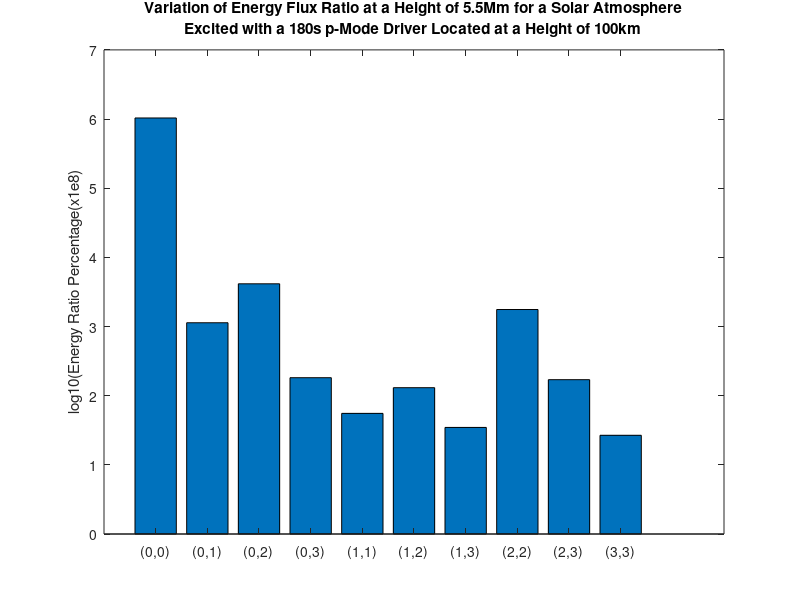

This figure's MATLAB source:
%Totall flux in corona, transition and chrmosphere


%first index is period column is mode
cefluxcoronaavg=zeros(6,4);
cefluxtranavg=zeros(6,4);
cefluxchromavg=zeros(6,4);

%20,42,90,117
cef0p5Mm=zeros(6,4);  %11
cef1Mm=zeros(6,4);  %20
cef2Mm=zeros(6,4);  %42
cef4Mm=zeros(6,4);  %90
cef5p5Mm=zeros(6,4); %117

%data for (1,1) (1,2) (1,3) (2,3) (2,2) (3,3)
cef0p5Mm180=zeros(6);  %11
cef1Mm180=zeros(6);  %20
cef2Mm180=zeros(6);  %42
cef4Mm180=zeros(6);  %90
cef5p5Mm180=zeros(6); %117

%data for (1,1) (1,2) (1,3) (2,3) (2,2) (3,3)
cef0p5Mm300=zeros(10);  %11
cef1Mm300=zeros(10);  %20
cef2Mm300=zeros(10);  %42
cef4Mm300=zeros(10);  %90
cef5p5Mm300=zeros(10); %117






%arrays storing flux values for (1,1) (2,2) (3,3) normal modes
% periods(471.4, 235.7, 157.1 )
%first index is period column is mode
cefluxcoronaavgnd=zeros(1,3);
cefluxtranavgnd=zeros(1,3);
cefluxchromavgnd=zeros(1,3);



periodvalues=zeros(6,4);
freqvalues=zeros(6,4);
mode=zeros(4);

mode=[0 1 2 3];

%period values for different modes
%periodvalues=zeros(5,4);
periodvalues(:,1)=[30;300; 180; 435.1;179.98;282.84];  %0,0 mode
periodvalues(:,2)=[30;300;180;307.1;127.27;200.0];    %0,1 mode
periodvalues(:,3)=[30;300;180;205.1;84.84;133.33];   %0,2 mode
periodvalues(:,4)=[30;300;180;153.8;63.63;100.0];   %0,3 mode



freqvalues=2*pi./periodvalues;
freqvalues=freqvalues.*1000;
f1=freqvalues(:,1);
f2=freqvalues(:,2);
f3=freqvalues(:,3);
f4=freqvalues(:,4);


ceflab=['(0,0)','(0,1)','(0,2)','(0,3)','(1,1)','(1,2)','(1,3)','(2,2)','(2,3)','(3,3)'];

cef0p5Mm300=[7.8627e+05;9.4665e+05;1.4013e+06;1.8439e+06;41.0837;2.7834e+05;2.0186e+05;3.0588e+05;1.6184e+05;1.1933e+05];
cef1Mm300=[2.05e5;9.4785e4;8.1059e4;  6.6236e4;   9.3142;   7.0552e+04;   5.4331e+04;   8.0308e+04;   3.7678e+04;   2.4296e+04];
cef2Mm300=[ 6.4033e3;832.4453;695.0993;  717.814;   0.0651;   443.8297;   455.0662;   633.2247;   278.7788;   146.0121];
cef4Mm300=[1.7107e3;3.928;7.7937;  0.6015;   4.0808e-05;   0.2284;   0.0444;   0.4541;   0.0402;  0.0086];
cef5p5Mm300=[879.9814;1.2362;5.8724;  0.392;  4.4162e-06;  0.0802;   0.0182;   0.5322;   0.0335;   0.0059];

cef0p5Mm180=[4.7752e+06;1.7588e+06;2.0219e+06;2.3510e+06;42.8108;3.1375e+05;2.3044e+05;2.3873e+05;1.8346e+05;1.4053e+05];
cef1Mm180=[3.4511e6;2.7138e5;1.3882e5;  8.2435e4;   17.4344;   1.0452e+05;   6.8235e+04;   7.2901e+04;   5.0125e+04;   3.0982e+04];
cef2Mm180=[2.2871e5;1.0268e3;718.7246;  327.9077;   0.0479;   379.9578;   248.6611;   253.8807;   155.2162;  85.3845];
cef4Mm180=[9.4697e4;57.5391;122.6795;  7.3686;   1.9398e-04;   0.9641;   0.1123;   3.7825;   0.3934;   0.0277];
cef5p5Mm180=[4.9497e4;19.9496;83.8924;  4.2801;   2.3758e-05;   0.4096;   0.0801;   4.2069;   0.3127;   0.0376];



%periodvalues(:,1)=[30;300; 180; 435.1;179.98;282.84];

%(0,0) mode
cefluxcoronaavg(:,1)=[542.5186; 1.4353e5; 7.832e6 ;2.6811e4 ; 7.8956e6; 7.9381e4];
cefluxtranavg(:,1)=[5.0191e4; 3.7837e7;1.6758e9  ;2.1546e7 ; 9.0611e7;  1.1122e7];
cefluxchromavg(:,1)=[2.9484e5; -1.0457e7;5.9853e7  ;-8.7572e6 ; 1.2814e7; -4.8432e6];

%20,42,90,117
cef0p5Mm(:,1)=[6.4581e+04 ;7.8627e+05 ;4.7752e+06  ;5.1295e+04 ; 3.8047e+06; 5.2858e+05 ];
cef1Mm(:,1)=[860.1025 ;2.05e5 ;3.4511e6  ;9.9591e4 ; 6.2586e6; 1.0498e5 ];
cef2Mm(:,1)=[11.1565 ; 6.4033e3; 2.2871e5  ;2.2365e3 ; 1.7128e4; 2.118e3 ];
cef4Mm(:,1)=[6.8201 ; 1.7107e3; 9.4697e4  ;304.8928 ; 9.8941e3; 975.1936 ];
cef5p5Mm(:,1)=[3.5777; 879.9814;4.9497e4  ; 161.4294; 5.1971e3; 517.0635 ];







%(0,1) mode
cefluxcoronaavg(:,2)=[14.5618 ;1.5449e3 ;8.4186e3 ;1.5714e3 ;1.2199e4 ;6.0716e3 ];
cefluxtranavg(:,2)=[ 3.7958e3 ;6.1873e6 ;5.3804e6 ;9.2829e6 ; 4.3103e6; 4.1602e6];
cefluxchromavg(:,2)=[ 1.2457e5  ;1.1965e5 ;5.7499e6 ;-1.839e5 ;5.5082e6 ;4.0662e6 ];

%30;300;180;307.1;127.27;200.0
%300;180;425.9;307.1;127.27;200.0
%20,42,90,117
cef0p5Mm(:,2)=[7.8386e+04 ;9.4665e+05 ;1.7588e+06  ;9.0487e+05 ; 1.8407e+06; 1.7679e+06 ];
cef1Mm(:,2)=[ 512.2253 ;9.4785e4 ;2.7138e5 ;8.8814e4 ; 1.5255e5; 1.9914e5 ];
cef2Mm(:,2)=[1.3725  ;832.4453 ;1.0268e3 ;920.2316 ;794.994 ; 781.058];
cef4Mm(:,2)=[ 0.0986 ;3.928 ;57.5391 ;3.7417 ; 94.5877;35.6865 ];
cef5p5Mm(:,2)=[ 0.0367 ;1.2362 ;19.9496 ;1.2107 ;37.5449 ; 11.1488];






%(0,2) mode
cefluxcoronaavg(:,3)=[ 6.215 ;1.3243e3 ;9.9477e3 ;4.9909e3 ;1.2757e3 ;1.1309e4 ];
cefluxtranavg(:,3)=[ 2.8547e3 ;7.0522e6 ;3.774e6 ;2.4807e6 ;3.0096e5 ;2.0328e6 ];
cefluxchromavg(:,3)=[ 5.8686e4 ;1.6222e6;3.302e6 ;2.5583e6  ;1.2301e6 ;2.7962e6 ];

% 30;300;180;205.1;84.84;133.33
%300;180;301.25;205.1;84.84;133.33
%20,42,90,117
cef0p5Mm(:,3)=[6.8350e+04;1.4013e+06;2.0219e+06;3.5328e+05;9.5509e+05;1.7948e+06 ];
cef1Mm(:,3)=[166.2611  ;8.1059e4 ;1.3882e5 ;1.1077e5 ;1.9653e4 ; 8.9183e4 ];
cef2Mm(:,3)=[0.4932  ;695.0993 ;718.7246 ;532.5383 ; 56.2573; 354.1246 ];
cef4Mm(:,3)=[0.0728  ;7.7937 ;122.6795 ;58.3634 ; 15.7784; 143.2859 ];
cef5p5Mm(:,3)=[ 0.052 ;5.8724 ;83.8924 ;39.8216 ; 11.3557; 100.9888 ];





%(0,3) mode
cefluxcoronaavg(:,4)=[ 520.6026;590.5835  ;839.2984 ;867.6703 ;37.4092 ;370.3021 ];
cefluxtranavg(:,4)=[2.12e3;3.8737e6   ;1.7327e6 ;9.03e5 ;2.7312e4 ; 1.9133e5];
cefluxchromavg(:,4)=[ 1.327e7;1.7685e6  ;2.2274e6 ;1.9359e6 ;3.4941e5 ; 1.0820e6];

%30;300;180;153.8;63.63;100.0
%300;180;231.0;153.8;63.63;100.0
%20,42,90,117
cef0p5Mm(:,4)=[1.0586e+04;1.8439e+06  ;2.3510e+06 ;2.0490e+06 ;5.1747e+05 ; 1.3086e+06 ];
cef1Mm(:,4)=[ 106.6359;6.6236e4  ;8.2435e4 ;6.4222e4 ;2.6508e3 ; 1.9760e4 ];
cef2Mm(:,4)=[ 0.4524;717.814  ;327.9077 ;226.2774 ;5.1224 ;  40.1447];
cef4Mm(:,4)=[ 0.0067;0.6015  ;7.3686 ;7.8008 ; 0.3633; 3.7331];
cef5p5Mm(:,4)=[ 0.004;0.392  ;4.2801 ;4.3098 ; 0.2102;  2.1863];











f1=freqvalues(:,1);
f2=freqvalues(:,2);
f3=freqvalues(:,3);
f4=freqvalues(:,4);

cefc1=cef5p5Mm(:,1);
cefc2=cef5p5Mm(:,2);
cefc3=cef5p5Mm(:,3);
cefc4=cef5p5Mm(:,4);

% a(1)=0.4733;
% b(1)=0.3517;
% c(1)=-5.105e5;
% d(1)=-1.936;
% e(1)=7513;
% f(1)=3.842e5;
% 
% delta=(200-15)/20;
% f1fit1=15:delta:200;
% fitval1=a(1).*exp(-b(1).*(f1fit1.^2))+c(1).*(f1fit1.^(-0.1))+d(1).*f1fit1.^2+f(1);
% 
% 
% a(4)=0.4505;
% b(4)=0.08382;
% c(4)=-1.534;
% d(4)=-6.894e-5;
% e(4)=7513;
% f(4)=3.621;
% 
% f1fit4=15:delta:200;
% fitval4=a(4).*exp(-b(4).*(f1fit4.^2))+c(4).*(f1fit4.^(-0.1))+d(4).*f1fit4.^2+f(4);


erat00_1Mm=cef1Mm(:,1)./cef0p5Mm(:,1);
erat01_1Mm=cef1Mm(:,2)./cef0p5Mm(:,2);
erat02_1Mm=cef1Mm(:,3)./cef0p5Mm(:,3);
erat03_1Mm=cef1Mm(:,4)./cef0p5Mm(:,4);


erat00_2Mm=cef2Mm(:,1)./cef0p5Mm(:,1);
erat01_2Mm=cef2Mm(:,2)./cef0p5Mm(:,2);
erat02_2Mm=cef2Mm(:,3)./cef0p5Mm(:,3);
erat03_2Mm=cef2Mm(:,4)./cef0p5Mm(:,4);

erat00_4Mm=cef4Mm(:,1)./cef0p5Mm(:,1);
erat01_4Mm=cef4Mm(:,2)./cef0p5Mm(:,2);
erat02_4Mm=cef4Mm(:,3)./cef0p5Mm(:,3);
erat03_4Mm=cef4Mm(:,4)./cef0p5Mm(:,4);

erat00_5p5Mm=cef5p5Mm(:,1)./cef0p5Mm(:,1);
erat01_5p5Mm=cef5p5Mm(:,2)./cef0p5Mm(:,2);
erat02_5p5Mm=cef5p5Mm(:,3)./cef0p5Mm(:,3);
erat03_5p5Mm=cef5p5Mm(:,4)./cef0p5Mm(:,4);


erat180_1Mm=cef1Mm180./cef0p5Mm180;
erat300_1Mm=cef1Mm300./cef0p5Mm300;


erat180_2Mm=cef2Mm180./cef0p5Mm180;
erat300_2Mm=cef2Mm300./cef0p5Mm300;


erat180_4Mm=cef4Mm180./cef0p5Mm180;
erat300_4Mm=cef4Mm300./cef0p5Mm300;


erat180_5p5Mm=cef5p5Mm180./cef0p5Mm180;
erat300_5p5Mm=cef5p5Mm300./cef0p5Mm300;

%plot(periodvalues(1:7,1),ef5p5Mm(1:7,1),'o',periodvalues(1:7,2),ef5p5Mm(1:7,2),'+',periodvalues(1:7,3),ef5p5Mm(1:7,3),'x',periodvalues(1:7,4),ef5p5Mm(1:7,4),'s');
%semilogy(periodvalues(1:6,1),ef5p5Mm(1:6,1),'o',periodvalues(1:6,2),ef5p5Mm(1:6,2),'+',periodvalues(1:6,3),ef5p5Mm(1:6,3),'x',periodvalues(1:6,4),ef5p5Mm(1:6,4),'s');
%semilogy(periodvalues(1:6,1),(efluxcoronaavg(1:6,1)+0.01),'o',periodvalues(1:6,2),(efluxcoronaavg(1:6,2)+0.01),'+',periodvalues(1:6,3),(efluxcoronaavg(1:6,3)+0.01),'x',periodvalues(1:6,4),(efluxcoronaavg(1:6,4)+0.01),'s');

%semilogy(freqvalues(1:6,1),ef5p5Mm(1:6,1),'o',freqvalues(1:6,2),ef5p5Mm(1:6,2),'+',freqvalues(1:6,3),ef5p5Mm(1:6,3),'x',freqvalues(1:6,4),ef5p5Mm(1:6,4),'s');
%loglog(freqvalues(1:6,1),ef5p5Mm(1:6,1),'o',freqvalues(1:6,2),ef5p5Mm(1:6,2),'+',freqvalues(1:6,3),ef5p5Mm(1:6,3),'x',freqvalues(1:6,4),ef5p5Mm(1:6,4),'s');
%plot(log10(freqvalues(1:6,1)),log10(cef5p5Mm(1:6,1)),'o',log10(freqvalues(1:6,2)),log10(cef5p5Mm(1:6,2)),'+',log10(freqvalues(1:6,3)),log10(cef5p5Mm(1:6,3)),'x',log10(freqvalues(1:6,4)),log10(cef5p5Mm(1:6,4)),'s');
% plot((freqvalues(1:6,1)),log10(cef5p5Mm(1:6,1)),'o',(freqvalues(1:6,2)),log10(cef5p5Mm(1:6,2)),'+',(freqvalues(1:6,3)),log10(cef5p5Mm(1:6,3)),'x',(freqvalues(1:6,4)),log10(cef5p5Mm(1:6,4)),'s');
%plot((periodvalues(1:6,1)),log10(cef5p5Mm(1:6,1)),'o',(periodvalues(1:6,2)),log10(cef5p5Mm(1:6,2)),'+',(periodvalues(1:6,3)),log10(cef5p5Mm(1:6,3)),'x',(periodvalues(1:6,4)),log10(cef5p5Mm(1:6,4)),'s');
%plot((periodvalues(1:6,1)),log10(cef4Mm(1:6,1)),'o',(periodvalues(1:6,2)),log10(cef4Mm(1:6,2)),'+',(periodvalues(1:6,3)),log10(cef4Mm(1:6,3)),'x',(periodvalues(1:6,4)),log10(cef4Mm(1:6,4)),'s');
% plot((periodvalues(1:6,1)),log10(erat00_2Mm(1:6)),'o',(periodvalues(1:6,2)),log10(erat01_2Mm(1:6)),'+',(periodvalues(1:6,3)),log10(erat02_2Mm(1:6)),'x',(periodvalues(1:6,4)),log10(erat03_2Mm(1:6)),'s');
% 
% %plot((periodvalues(1:6,1)),(cef5p5Mm(1:6,1)./ef5p5Mm(1:6,1)),'o',(periodvalues(1:6,2)),(cef5p5Mm(1:6,2)./ef5p5Mm(1:6,2)),'+',(periodvalues(1:6,3)),(cef5p5Mm(1:6,3)./ef5p5Mm(1:6,3)),'x',(periodvalues(1:6,4)),(cef5p5Mm(1:6,4)./ef5p5Mm(1:6,4)),'s');
% %plot((periodvalues(1:6,1)),(cef4Mm(1:6,1)./ef4Mm(1:6,1)),'o',(periodvalues(1:6,2)),(cef4Mm(1:6,2)./ef4Mm(1:6,2)),'+',(periodvalues(1:6,3)),(cef4Mm(1:6,3)./ef4Mm(1:6,3)),'x',(periodvalues(1:6,4)),(cef4Mm(1:6,4)./ef4Mm(1:6,4)),'s');
% %plot((periodvalues(1:6,1)),(cef2Mm(1:6,1)./ef2Mm(1:6,1)),'o',(periodvalues(1:6,2)),(cef2Mm(1:6,2)./ef2Mm(1:6,2)),'+',(periodvalues(1:6,3)),(cef2Mm(1:6,3)./ef2Mm(1:6,3)),'x',(periodvalues(1:6,4)),(cef2Mm(1:6,4)./ef2Mm(1:6,4)),'s');
% 
% 
% 
% 
% %bar(log10(1000000*cef4Mm300))
% %set(gca,'XTickLabel',{'(0,0)','(0,1)','(0,2)','(0,3)','(1,1)','(1,2)','(1,3)','(2,2)','(2,3)','(3,3)'})
%   %title('Vertical Velocity for Solar Atmosphere at 2.3Mm with a Sinusoidal (2,3) Mode Driver of Period 180.0s, Applied at a Height of 100km');
%   %title({'Variation of Energy Flux at a Height of 4Mm for a Solar Atmosphere';'Excited with a 300s p-Mode Driver Located at a Height of 100km'});
%   title({'Variation of Energy Flux Ratio at a Height of 5.5Mm for a Solar Atmosphere';'Excited with a p-Mode Driver Located at a Height of 100km'});
%   %xlabel('log10(1000000xEnergy Flux)');
%   xlabel('Driver period (s)');
%   ylabel('log10(Energy Ratio Percentage)');
% hold on;
% plot(log10(f1fit1),log10(fitval1));
% 
% plot(log10(f1fit4),log10(fitval4));



bar(log10(1e8*erat180_5p5Mm))
set(gca,'XTickLabel',{'(0,0)','(0,1)','(0,2)','(0,3)','(1,1)','(1,2)','(1,3)','(2,2)','(2,3)','(3,3)'})
  %title('Vertical Velocity for Solar Atmosphere at 2.3Mm with a Sinusoidal (2,3) Mode Driver of Period 180.0s, Applied at a Height of 100km');
  title({'Variation of Energy Flux Ratio at a Height of 5.5Mm for a Solar Atmosphere';'Excited with a 180s p-Mode Driver Located at a Height of 100km'});
  %title({'Variation of Energy Flux Ratio at a Height of 5.5Mm for a Solar Atmosphere';'Excited with a p-Mode Driver Located at a Height of 100km'});
  %xlabel('log10(1000000xEnergy Flux)');
  %xlabel('Driver period (s)');
  ylabel('log10(Energy Ratio Percentage(x1e8)');




